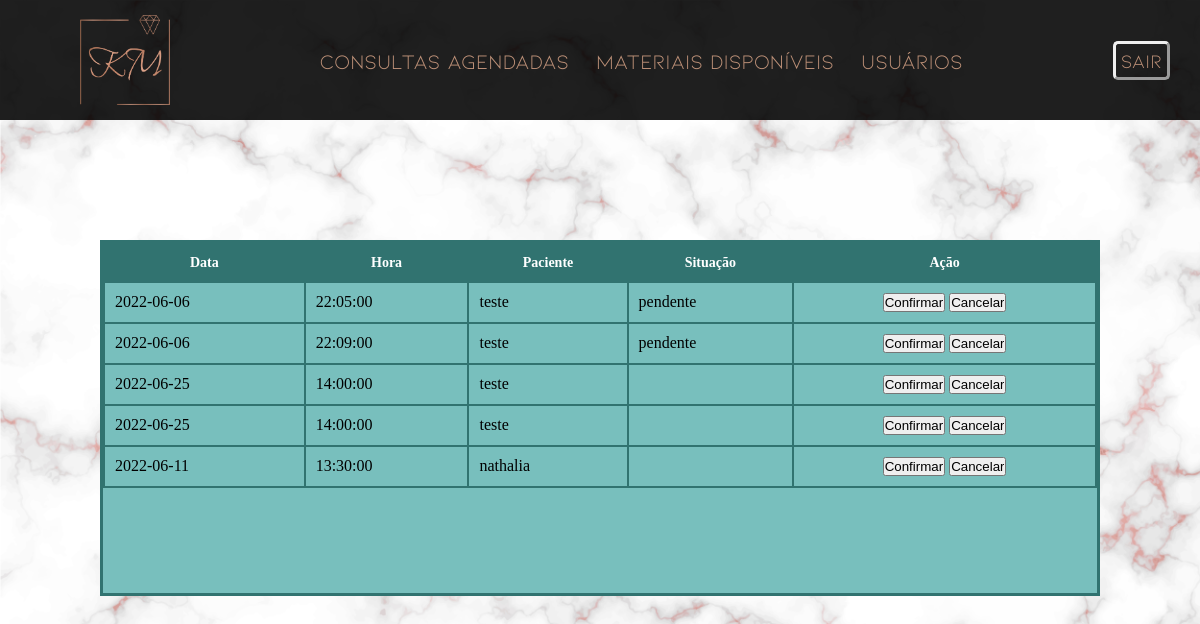
Page /consultas_agendadas.php (signed in) on the committed database.
### tables this page shows
CREATE TABLE `agendamentos` (
  `id` int(5) NOT NULL AUTO_INCREMENT,
  `data` date DEFAULT NULL,
  `hora` time DEFAULT NULL,
  `id_usuario` int(5) DEFAULT NULL,
  `id_especialidade` int(5) DEFAULT NULL,
  `status` int(1) NOT NULL,
  PRIMARY KEY (`id`),
  KEY `fk_UsuarioAgen` (`id_usuario`),
  KEY `fk_agenEspec` (`id_especialidade`),
  CONSTRAINT `fk_UsuarioAgen` FOREIGN KEY (`id_usuario`) REFERENCES `usuario` (`id`),
  CONSTRAINT `fk_agenEspec` FOREIGN KEY (`id_especialidade`) REFERENCES `especialidade` (`id`)
);

CREATE TABLE `usuario` (
  `id` int(5) NOT NULL AUTO_INCREMENT,
  `nome` varchar(50) DEFAULT NULL,
  `senha` varchar(100) DEFAULT NULL,
  `email` varchar(100) DEFAULT NULL,
  `cpf` varchar(11) DEFAULT NULL,
  `nivel` varchar(5) DEFAULT NULL,
  `imagem` varchar(50) DEFAULT NULL,
  PRIMARY KEY (`id`)
);

CREATE TABLE `status` (
  `id` int(2) NOT NULL AUTO_INCREMENT,
  `status` varchar(20) DEFAULT NULL,
  PRIMARY KEY (`id`)
);

### consultas_agendadas.php (the view, shortened to what this page needs)
<?php
include('config.php');
?>
<!DOCTYPE html>
<html lang="en">
<head>
    <link rel="stylesheet" href="./css/style.css">
</head>
<body class="bg">
    <header>
        <div id="topo">
            <img class="logo" src="./img/logo.png" alt="Logo Dra. Karen">
            <nav>
                <a href="consultas_agendadas.php ">Consultas Agendadas </a>
                <a href="materiais_disponiveis.php"> materiais disponíveis </a>
                <a href="relatorio_usuarios.php"> usuários </a>
            </nav>
            <label><a class="agendar" href="logout.php">Sair
            </a></label>
        </div>
    </header>
</body>
<main>
        <section>
            <div class="container1">
                <table class="tabela">
                            <thead>
                                <tr>
                                    <th>Data</th>
                                    <th>Hora</th>
                                    <th>Paciente</th>
                                    <th>Situação</th>
                                    <th>Ação</th>
                                </tr>
                            </thead>
                            <tbody>
                                <?php
                                $query = "SELECT * FROM agendamentos WHERE id > 0";
                                $result = mysqli_query($con, $query);
                                while ($coluna = mysqli_fetch_assoc($result)) {
                                ?>
                                    <tr>
                                        <td><?php echo $coluna['data']; ?></td>
                                        <td><?php echo $coluna['hora']; ?></td>
                                        <td><?php $usuario = $coluna['id_usuario'];
                                            if ($usuario) {
                                                $queryif = "SELECT nome, imagem FROM usuario where id = $usuario";
                                                $resultif = mysqli_query($con, $queryif);
                                                $resultdb = mysqli_fetch_assoc($resultif);
                                                echo $resultdb['nome'];
                                            } ?></td>
                                        <td><?php $status = $coluna['status'];
                                            if ($status) {
                                                $queryif = "SELECT status FROM status where id = $status";
                                                $resultif = mysqli_query($con, $queryif);
                                                $resultdb = mysqli_fetch_assoc($resultif);
                                                echo $resultdb['status'];
                                            } ?></td>
                                        <td style="text-align: center!important; align-items: center;">
                                        <input type="submit" value="Confirmar" class="btn-aprovar" name="botao">
                                        <input type="submit" value="Cancelar" class="btn-cancelar" name="botao">
                                        </td>
                                    </tr>
                                <?php
                                }
                                ?>
                            </tbody>
                        </table>
                </div>
        </section>
    </main>
</html>

### css/style.css (style rules this page uses)
:root { --input-linear: linear-gradient(120deg, #5865F2, #000000); --button-linear: linear-gradient(120deg, #78BFBD, #317370, #78BFBD); --white: #fff; --black: #303030; --gray: #929292; --light-gray: #cfcfcf; --border-height: 1px; }
* { margin: 0; padding: 0; list-style: none; vertical-align: baseline; }
body { background-image: url(../img/674.jpg); background-size: cover; }
#topo { display: flex; justify-content: space-between; align-items: center; background-color: rgba(0, 0, 0, 0.88); height: 120px; width: auto; align-items: center; margin-left: auto; margin-right: auto; }
.agendar { float: right; }
.logo { width: 90px; height: 90px; margin-left: 80px; }
body { background-image: url("../img/674.jpg"); background-size: cover; }
#topo nav { justify-content: center; font-family: 'kiona'; font-size: 1.3rem; }
#topo nav a { color: #BE9178; text-decoration: none; margin: 10px; }
.agendar { color: #BE9178; font-family: 'kiona'; font-size: 1.2rem; text-decoration: none; margin-right: 30px; padding: 5px; border-style: outset; border-radius: 5px; }
.container1 { display: flex; background-color: #78BFBD; margin: 120px 100px; min-height: 350px; max-height: 90%; border-style: solid; border-color: #317370; flex-direction: column; align-items: center; }
.tabela { border-collapse: collapse; width: 100%; overflow: hidden; }
.tabela, tr, th, td { border: 2px solid #317370; }
th { font-size: 14px; height: 50%; border: 2px solid #317370; background-color: #317370; color: white; }
th, td { padding: 10px; }

### rows in the picture
agendamentos: data "2022-06-06", hora "22:05:00", id_usuario.nome "teste", status.status "pendente"
agendamentos: data "2022-06-06", hora "22:09:00", id_usuario.nome "teste", status.status "pendente"
agendamentos: data "2022-06-25", hora "14:00:00", id_usuario.nome "teste"
agendamentos: data "2022-06-25", hora "14:00:00", id_usuario.nome "teste"
agendamentos: data "2022-06-11", hora "13:30:00", id_usuario.nome "nathalia"
